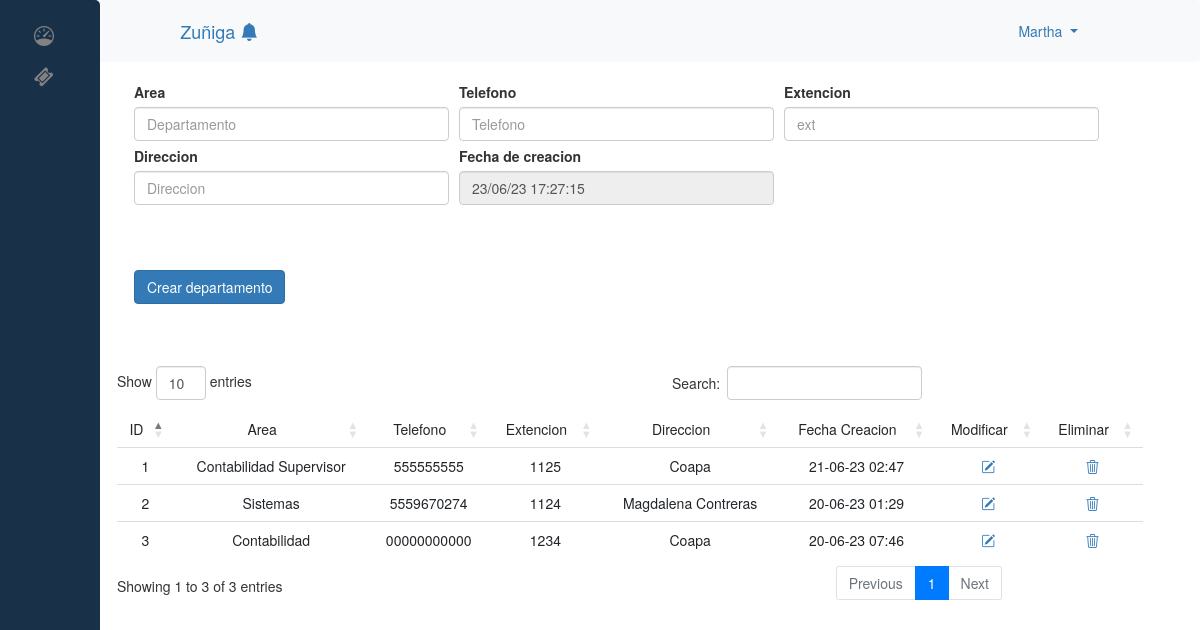
The app's page /reportes/admin/new_departamento.php (signed in) with its own data.
### tables this page shows
CREATE TABLE `departamento` (
  `id` int(11) NOT NULL,
  `sede` varchar(200) NOT NULL,
  `telefono` varchar(200) NOT NULL,
  `ext` varchar(200) NOT NULL,
  `direccion` varchar(200) NOT NULL,
  `fecha_crea` datetime NOT NULL
);

### reportes/admin/proceso_departamento/filtro_departamento.php (the view, shortened to what this page needs)
<?php
$servidor= "localhost";
$usuario= "root";
$password = "";
$nombreBD= "control_ticket";
$conexion = new mysqli($servidor, $usuario, $password, $nombreBD);
$conexion->set_charset('utf8');
?>
             <?php
         $query ="SELECT * FROM departamento  ";
         $sql = $conexion->query($query);
        ?>
<div class="table-responsive" style="    width: 90%;
    margin-left: 117px;
    margin-bottom: 150px;" >
        <table id="tabla_ticket" class="table" style="    width: 95%; text-align: center;">
                <thead>
                        <tr>
                          <td id="arriba_abajo" style="text-align:center;">ID</td>
                          <td id="arriba_abajo" style="text-align:center;">Area</td>
                          <td id="arriba_abajo" style="text-align:center;">Telefono</td>
                          <td id="arriba_abajo" style="text-align:center;">Extencion</td>
                          <td id="arriba_abajo" style="text-align:center;">Direccion</td>
                          <td id="arriba_abajo" style="text-align:center;">Fecha Creacion</td>
                          <td id="arriba_abajo" style="text-align:center;">Modificar</td>
                          <td id="arriba_abajo" style="text-align:center;">Eliminar</td>
                        </tr>
                </thead>
                <tbody>
                      <?php While($rowSql = $sql->fetch_assoc()) {   ?>
                                <tr>
                                <td id="i_depa"><?php echo $rowSql['id']; ?></td>
                                <td id="sede"><?php echo $rowSql ["sede"]; ?>  </td>
                                <td id="telefono"><?php echo $rowSql ["telefono"]; ?></td>
                                <td id="ext"><?php echo $rowSql ["ext"]; ?></td>
                                <td id="direccion"><?php echo $rowSql ["direccion"]; ?> </td>
                                <?php
                                $newDate = date("y-m-d h:i", strtotime($rowSql["fecha_crea"])); ?>
                                <td id="fecha"><?php echo  $newDate; ?>  </td>
                                  <td> <a href="./modificar_departamento.php?id=<?php echo $rowSql['id']; ?>"><i class="bi bi-pencil-square"></i></a></td>
                                <td> <a href="./proceso_departamento/eliminar_departamento.php?id=<?php echo $rowSql['id']; ?>"><i class="bi bi-trash3"> </i></a></td>
                    </tr><?php } ?>
                </tbody>
        </table>
</div>

### reportes/admin/css/style_dashboard.css (style rules this page uses)
body { font-family: "Lato", sans-serif; }

### records on screen
departamento: id "1", sede "Contabilidad Supervisor", telefono "555555555", ext "1125", direccion "Coapa", fecha_crea "21-06-23 02:47"
departamento: id "2", sede "Sistemas", telefono "5559670274", ext "1124", direccion "Magdalena Contreras", fecha_crea "20-06-23 01:29"
departamento: id "3", sede "Contabilidad", telefono "00000000000", ext "1234", direccion "Coapa", fecha_crea "20-06-23 07:46"

### other values on screen
$_SESSION['usr_name'] "Martha"
